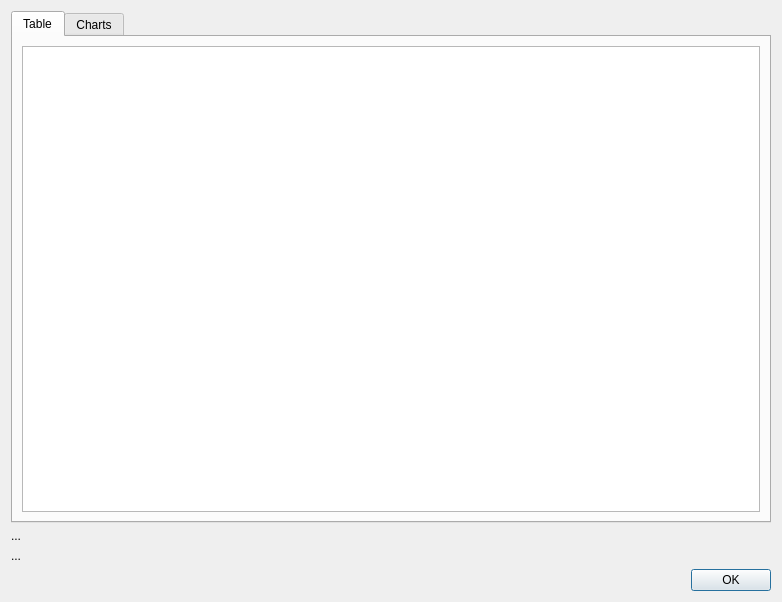
<?xml version="1.0" encoding="UTF-8"?>
<ui version="4.0">
 <class>statsDialog</class>
 <widget class="QDialog" name="statsDialog">
  <property name="geometry">
   <rect>
    <x>0</x>
    <y>0</y>
    <width>782</width>
    <height>602</height>
   </rect>
  </property>
  <property name="windowTitle">
   <string>Exercise history</string>
  </property>
  <layout class="QGridLayout" name="gridLayout">
   <property name="sizeConstraint">
    <enum>QLayout::SetDefaultConstraint</enum>
   </property>
   <item row="1" column="0">
    <widget class="QLabel" name="betterStudentsLabel">
     <property name="text">
      <string notr="true">...</string>
     </property>
    </widget>
   </item>
   <item row="3" column="0" alignment="Qt::AlignRight">
    <widget class="QFrame" name="buttonsFrame">
     <property name="sizePolicy">
      <sizepolicy hsizetype="Preferred" vsizetype="Fixed">
       <horstretch>0</horstretch>
       <verstretch>0</verstretch>
      </sizepolicy>
     </property>
     <property name="frameShape">
      <enum>QFrame::NoFrame</enum>
     </property>
     <property name="frameShadow">
      <enum>QFrame::Plain</enum>
     </property>
     <layout class="QHBoxLayout" name="horizontalLayout">
      <property name="leftMargin">
       <number>0</number>
      </property>
      <property name="topMargin">
       <number>0</number>
      </property>
      <property name="rightMargin">
       <number>0</number>
      </property>
      <property name="bottomMargin">
       <number>0</number>
      </property>
      <item>
       <widget class="QPushButton" name="okButton">
        <property name="sizePolicy">
         <sizepolicy hsizetype="Fixed" vsizetype="Fixed">
          <horstretch>0</horstretch>
          <verstretch>0</verstretch>
         </sizepolicy>
        </property>
        <property name="text">
         <string notr="true">OK</string>
        </property>
       </widget>
      </item>
     </layout>
    </widget>
   </item>
   <item row="0" column="0">
    <widget class="QTabWidget" name="tabWidget">
     <property name="currentIndex">
      <number>0</number>
     </property>
     <widget class="QWidget" name="tableTab">
      <attribute name="title">
       <string>Table</string>
      </attribute>
      <layout class="QGridLayout" name="gridLayout_2">
       <item row="0" column="0">
        <widget class="QTableWidget" name="statsTable">
         <property name="editTriggers">
          <set>QAbstractItemView::NoEditTriggers</set>
         </property>
         <property name="showDropIndicator" stdset="0">
          <bool>false</bool>
         </property>
         <property name="dragDropOverwriteMode">
          <bool>false</bool>
         </property>
         <property name="alternatingRowColors">
          <bool>true</bool>
         </property>
         <property name="selectionMode">
          <enum>QAbstractItemView::NoSelection</enum>
         </property>
         <property name="selectionBehavior">
          <enum>QAbstractItemView::SelectRows</enum>
         </property>
        </widget>
       </item>
      </layout>
     </widget>
     <widget class="QWidget" name="chartTab">
      <attribute name="title">
       <string>Charts</string>
      </attribute>
      <layout class="QHBoxLayout" name="chartTabLayout"/>
     </widget>
    </widget>
   </item>
   <item row="2" column="0">
    <widget class="QLabel" name="worseStudentsLabel">
     <property name="text">
      <string notr="true">...</string>
     </property>
    </widget>
   </item>
  </layout>
 </widget>
 <resources/>
 <connections/>
</ui>
